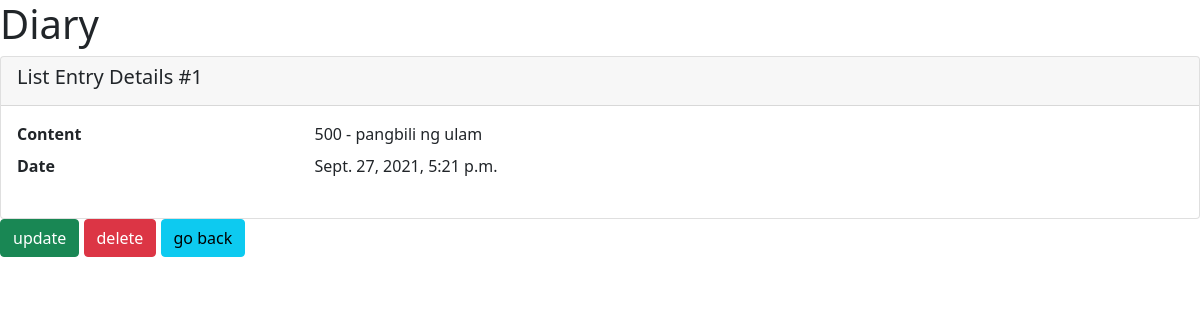
Before: /list/list_entry_detail/1/1 (signed in) with the older database file.
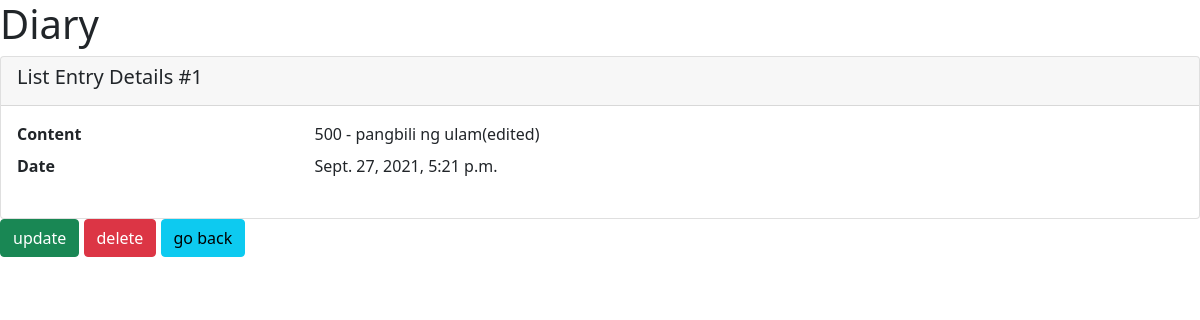
After: the same page with the newer database file.
### list/models.py (models this page shows, shortened)
class ListEntry(models.Model):
	list_obj			= models.ForeignKey(List, related_name='list_entries', on_delete=models.CASCADE, null=True)
	content 			= models.TextField()
	timestamp 			= models.DateTimeField(auto_now_add=True)

### list/views.py (the view)
# urls.py: path('list_entry_detail/<list_id>/<int:pk>', views.ListEntryDetailView.as_view(), name='list_entry_detail'),
@method_decorator(login_required, name='dispatch')
class ListEntryDetailView(DetailView):
	model = ListEntry
	template_name = 'list_entry/detail.html'
	context_object_name = 'list_entry'
	def get_object(self, queryset=None):
		list_obj = self.get_list_object()
		obj = super(ListEntryDetailView, self).get_object(queryset=queryset)
		if obj.list_obj != list_obj:
			raise Http404()
		return obj
	def get_queryset(self):
		list_obj = self.get_list_object()
		queryset = super(ListEntryDetailView, self).get_queryset()
		return queryset.filter(list_obj=list_obj)
	def get_context_data(self, **kwargs):
		list_obj = self.get_list_object()
		context = super(ListEntryDetailView, self).get_context_data(**kwargs)
		list_entry = context['list_entry']
		delete_link = reverse_lazy('list_entry_delete', kwargs={'pk':list_entry.pk, 'list_id':list_obj.id})
		update_link = reverse_lazy('list_entry_update', kwargs={'pk':list_entry.pk, 'list_id':list_obj.id})
		context['delete_link'] = delete_link
		context['update_link'] = update_link
		context['go_back_link'] = reverse_lazy('list_entries_list', kwargs={'list_id':list_obj.id})
		return context
	def get_list_object(self):
		list_id = self.kwargs['list_id']
		try:
			list_obj = List.objects.get(pk=list_id)
		except LidtDoesNotExist:
			raise Http404()
		if list_obj.user != self.request.user:
			raise Http404()
		return list_obj

### templates/list_entry/detail.html
{% extends 'diary_base.html' %}
{% block content %}
	<div class="card">
	    <div class="card-header">
	        <h5 class="card-title">List Entry Details #{{list_entry.id}}</h5>
	    </div>
	    <div class="card-body">
	    <dl class="row">
	      <dt class="col-sm-3">Content</dt>
	      <dd class="col-sm-9">{{ list_entry.content}}</dd>
	      <dt class="col-sm-3">Date</dt>
	      <dd class="col-sm-9">{{list_entry.timestamp}}</dd>
	    </dl>
	    </div>
	</div>
	<a href="{{update_link}}" class="btn btn-success">update</a>
	<a href="{{delete_link}}" class="btn btn-danger">delete</a>
	<a href="{{go_back_link}}" class="btn btn-info">go back</a>
{% endblock %}

Changed rows visible on the page:
changed ListEntry id 1: content "500 - pangbili ng ulam" → "500 - pangbili ng ulam(edited)"
